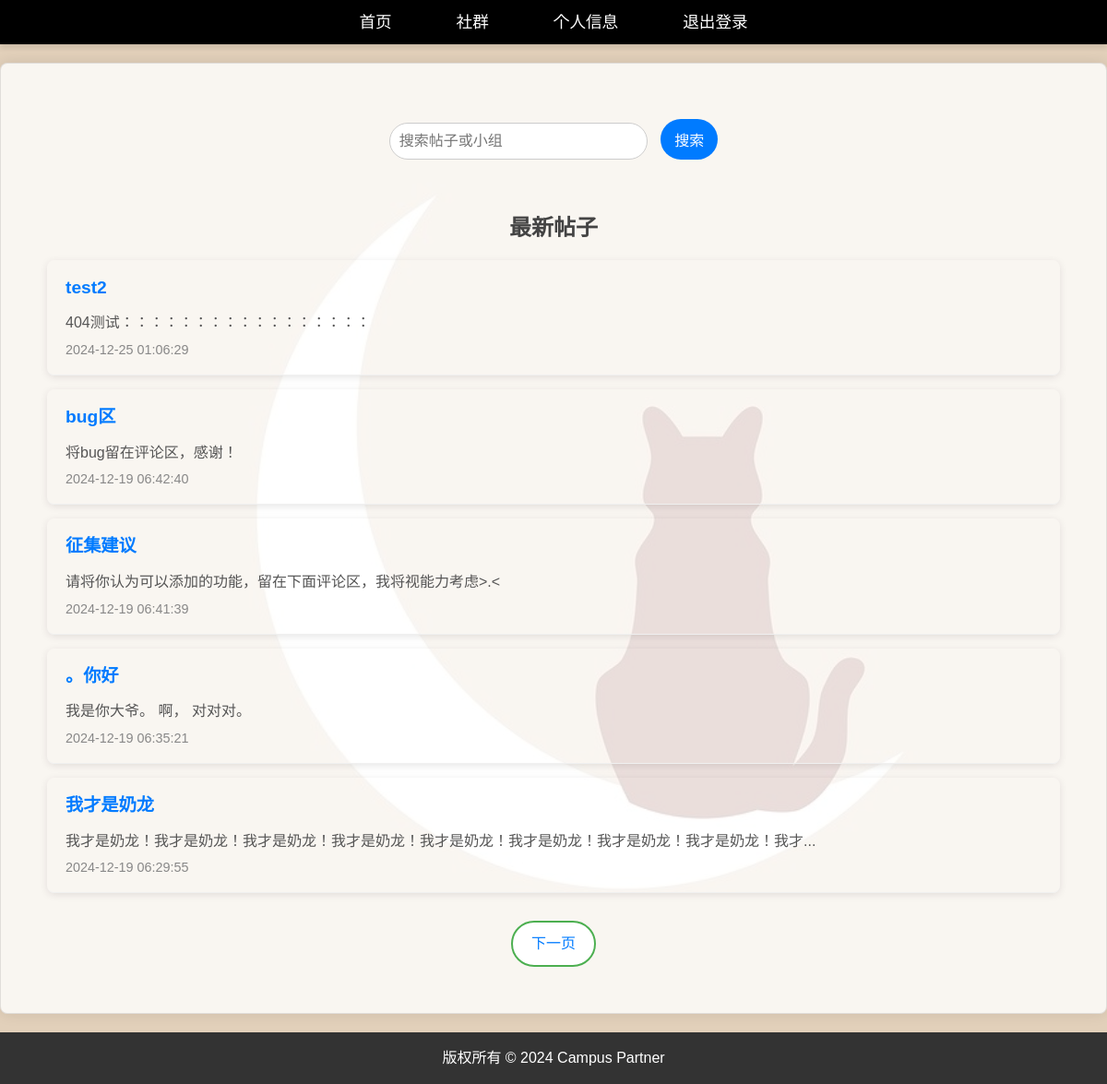
The app's page / (signed in) with its own data.
### models.py (models this page shows)
class Post(db.Model):
    id = db.Column(db.Integer,primary_key=True)
    title = db.Column(db.String(100),nullable=False)
    content = db.Column(db.Text,nullable=False)
    user_id = db.Column(db.Integer,db.ForeignKey('user.id'),nullable=False)
    group_id = db.Column(db.Integer,db.ForeignKey('group.id'),nullable=False)
    date_created = db.Column(db.DateTime,default=func.now())
    comments = db.relationship('Comment',backref='post',lazy=True)
    likes = db.relationship('Like',backref='post',lazy=True)

### app.py (the view)
@app.route('/',methods=['GET','POST'])
def home():
    search_query = request.args.get('search','')
    page = request.args.get('page',1,type=int)
    if search_query:
        posts = Post.query.filter(Post.title.ilike(f"%{search_query}%")).order_by(Post.date_created.desc()).paginate(page=page,per_page=5)
        groups = Group.query.filter(Group.name.ilike(f"%{search_query}%")).paginate(page=page,per_page=5)
    else:
        posts = Post.query.order_by(Post.date_created.desc()).paginate(page=page,per_page=5)
        groups = Group.query.order_by(Group.date_created.desc()).paginate(page=page,per_page=5)
    return render_template('home.html',posts=posts,groups=groups,search_query=search_query)

### app.py (called while the page is built)
@login_manager.user_loader
def load_user(user_id):
    return User.query.get(int(user_id))

### templates/home.html (shortened to what this page needs)
{% extends "base.html" %}
{% block styles %}
    <link rel="stylesheet" href="{{ url_for('static', filename='css/home.css') }}">
{% endblock %}
{% block content %}
    <header class="home-header">
        <form method="get" action="{{ url_for('home') }}" class="search-form">
            <input type="text" name="search" placeholder="搜索帖子或小组" value="{{ search_query }}" class="search-input">
            <button type="submit" class="search-button">搜索</button>
        </form>
    </header>
    <section class="home-search-results">
        {% if search_query %}
            <h2 class="home-search-results-title">搜索结果</h2>
            <p class="home-search-results-count">共找到 {{ groups.total + posts.total }} 个结果</p>
            {% if groups.items %}
            <p class="home-search-results-group-count">相关小组</p>
            <div class="home-results-group">
                <ul class="home-results-list">
                    {% for group in groups %}
                        <div class="group-card">
                            <h3 class="group-name">{{ group.name }}</h3>
                            <p class="group-description">{{ group.description }}</p>
                            <p class="group-admin"><strong>管理员：</strong>{{ group.admin.username }}</p>
                            <a href="{{ url_for('group_detail', group_id=group.id) }}" class="btn-view-group">查看小组</a>
                        </div>
                    {% endfor %}
                </ul>
                <div class="home-pagination">
                    {% if groups.has_prev %}
                        <a href="{{ url_for('home', search=search_query, page=groups.prev_num) }}" class="home-pagination-link">上一页</a>
                    {% endif %}
                    {% if groups.has_next %}
                        <a href="{{ url_for('home', search=search_query, page=groups.next_num) }}" class="home-pagination-link">下一页</a>
                    {% endif %}
                </div>
            </div>
            {% endif %}
            {% if posts.items %}
            <p class="home-search-results-post-count">相关帖子</p>
            <div class="home-results-post">
                <ul class="home-post-list">
                    {% for post in posts %}
                        <li class="home-post-item">
                            <a href="{{ url_for('post_detail', post_id=post.id, group_id=post.group.id) }}" class="home-post-title">{{ post.title }}</a>
                            <p class="home-post-content">{{ post.content[:50] }}{% if post.content|length > 50 %}...{% endif %}</p>
                            <p class="home-post-date">{{ post.date_created.strftime('%Y-%m-%d %H:%M:%S') }}</p>
                        </li>
                    {% endfor %}
                </ul>
                <div class="home-pagination">
                    {% if posts.has_prev %}
                        <a href="{{ url_for('home', search=search_query, page=posts.prev_num) }}" class="home-pagination-link">上一页</a>
                    {% endif %}
                    {% if posts.has_next %}
                        <a href="{{ url_for('home', search=search_query, page=posts.next_num) }}" class="home-pagination-link">下一页</a>
                    {% endif %}
                </div>
            </div>
            {% endif %}
        {% else %}
            <h2 class="home-no-search-title">最新帖子</h2>
            <div class="home-default-posts">
                <ul class="home-post-list">
                    {% for post in posts %}
                        <li class="home-post-item">
                            <a href="{{ url_for('post_detail', post_id=post.id, group_id=post.group.id) }}" class="home-post-title">{{ post.title }}</a>
                            <p class="home-post-content">{{ post.content[:50] }}{% if post.content|length > 50 %}...{% endif %}</p>
                            <p class="home-post-date">{{ post.date_created.strftime('%Y-%m-%d %H:%M:%S') }}</p>
                        </li>
                    {% endfor %}
                </ul>
                <div class="home-pagination">
                    {% if posts.has_next %}
                        <a href="{{ url_for('home',search=search_query, page=posts.next_num) }}" class="home-pagination-link">下一页</a>
                    {% endif %}
                </div>
            </div>
        {% endif %}
    </section>
{% endblock %}

### static/css/styles.css (style rules this page uses)
* { margin: 0; padding: 0; box-sizing: border-box; font-family: 'Arial', sans-serif; }
body { background-color: #f4f7f6; color: #333; line-height: 1.6; min-height: 100vh; display: flex; flex-direction: column; }
header { background-color: #000; color: white; padding: 10px 0; box-shadow: 0 4px 6px rgba(0, 0, 0, 0.1); }
body { background-image: url('../images/moon-9164274_1280.png'); background-size: cover; background-position: center; background-attachment: fixed; background-repeat: no-repeat; height: 100vh; }

### static/css/home.css (style rules this page uses)
* { margin: 0; padding: 0; box-sizing: border-box; }
body { font-family: 'Arial', sans-serif; background-color: #f9f9f9; color: #333; }
.home-header { background-color: rgba(255,255,255,0); padding: 20px; text-align: center; box-shadow: none; }
.search-form { display: inline-block; margin-top: 10px; }
.search-input { padding: 10px; font-size: 16px; width: 280px; border: 1px solid #ccc; border-radius: 25px; margin-right: 10px; outline: none; }
.search-button { padding: 10px 15px; font-size: 16px; background-color: #007bff; color: #fff; border: none; border-radius: 25px; cursor: pointer; outline: none; }
.home-search-results { padding: 20px; background-color: rgba(255,255,255,0); border-radius: 8px; box-shadow: none; margin-top: 15px; }
.home-search-results-title, .home-no-search-title { font-size: 24px; color: #444; margin-bottom: 15px; text-align: center; }
.home-results-list, .home-post-list { list-style: none; padding: 0; margin: 0; }
.home-post-item { margin-bottom: 15px; border-bottom: 1px solid #f0f0f0; padding: 15px 20px; border-radius: 8px; box-shadow: 0 2px 8px rgba(0, 0, 0, 0.1); transition: box-shadow 0.3s ease; position: relative; }
.home-post-title { font-size: 1.2rem; color: #007bff; text-decoration: none; font-weight: bold; transition: color 0.3s ease; }
.home-post-content { color: #555; font-size: 1rem; line-height: 1.6; margin-top: 10px; }
.home-post-date { font-size: 0.9rem; color: #888; margin-top: 5px; }
.home-pagination { display: flex; justify-content: center; margin-top: 30px; }
.home-pagination-link { padding: 10px 20px; font-size: 1rem; color: #007bff; text-decoration: none; border: 2px solid #4CAF50; border-radius: 25px; margin: 0 5px; transition: background-color 0.3s ease,color 0.3s ease; background-color: #fff; }

### records on screen
Post: title "test2", content "404测试：：：：：：：：：：：：：：：：：", date_created "2024-12-25 01:06:29"
Post: title "bug区", content "将bug留在评论区，感谢！", date_created "2024-12-19 06:42:40"
Post: title "征集建议", content "请将你认为可以添加的功能，留在下面评论区，我将视能力考虑>.<", date_created "2024-12-19 06:41:39"
Post: title "。你好", content "我是你大爷。 啊， 对对对。", date_created "2024-12-19 06:35:21"
Post: title "我才是奶龙", content "我才是奶龙！我才是奶龙！我才是奶龙！我才是奶龙！我才是奶龙！我才是奶龙！我才是奶龙！我才是奶龙！我才", date_created "2024-12-19 06:29:55"
